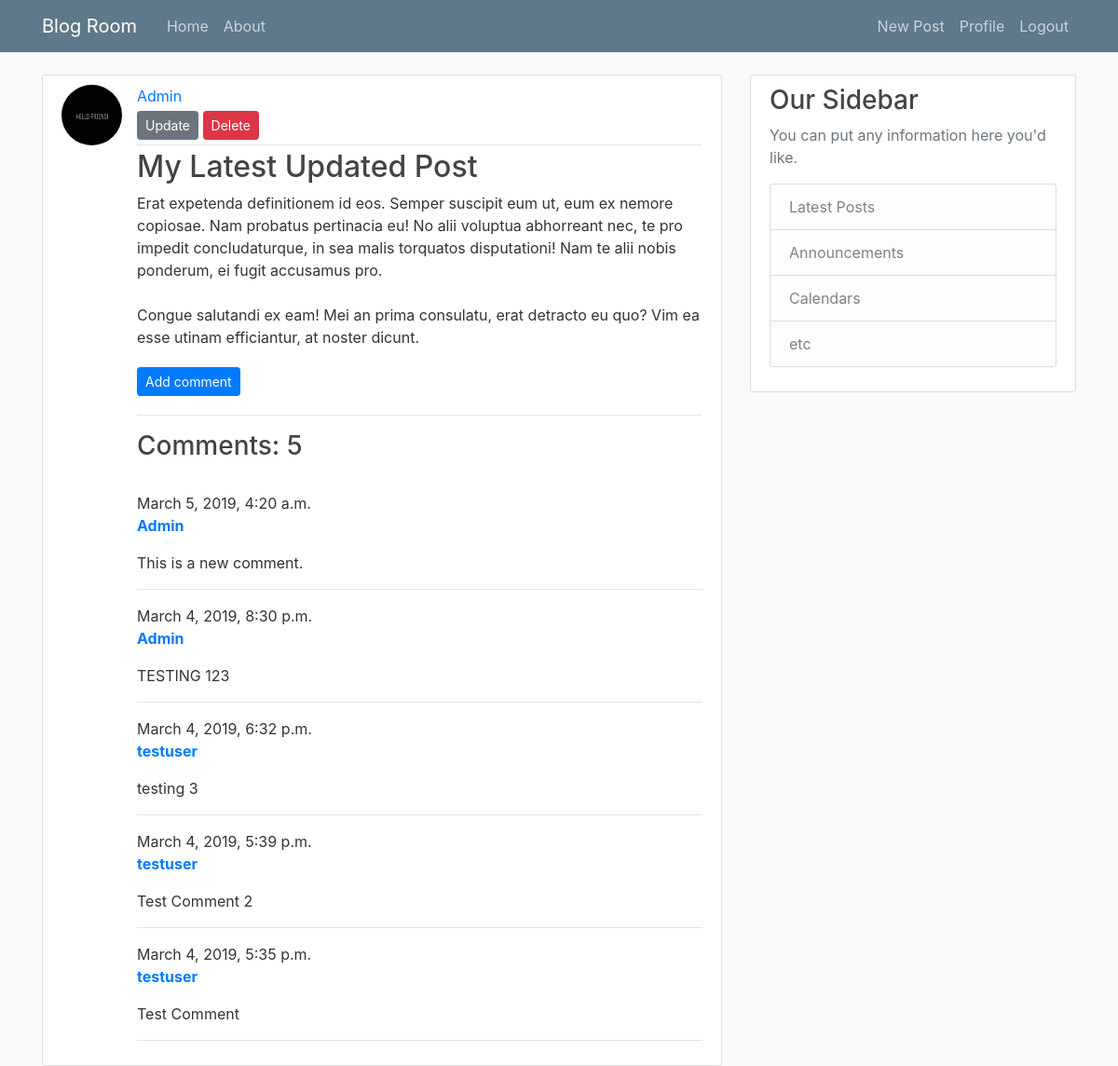
/post/29 (signed in), run on an earlier commit of the app's database.
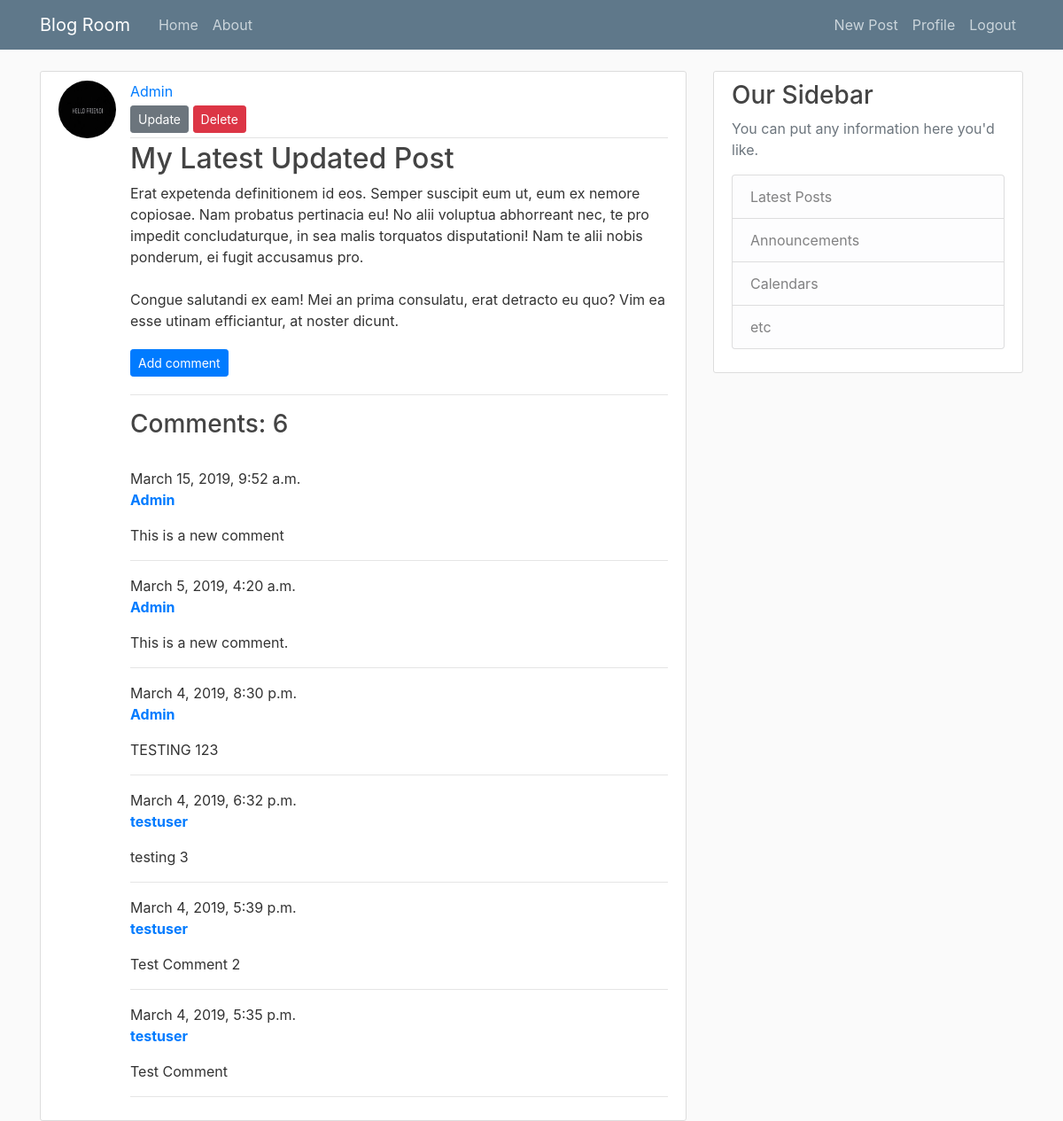
And on a later commit of the database.
### blog/models.py (models this page shows, shortened)
class Post(models.Model):
    title=models.CharField(max_length=100)
    contents=models.TextField()
    date_posted=models.DateTimeField(default=timezone.now)
    author=models.ForeignKey(User, on_delete=models.CASCADE)
    def approved_comments(self):
        return self.comments.filter(approved_comment=True)

class Comment(models.Model):
    post = models.ForeignKey('blog.post', on_delete=models.CASCADE, related_name='comments')
    author = models.CharField(max_length=200)
    text = models.TextField()
    created_date = models.DateTimeField(default=timezone.now)
    approved_comment = models.BooleanField(default=True)

### users/models.py (models this page shows, shortened)
class Profile(models.Model):
    user = models.OneToOneField(User, on_delete=models.CASCADE)
    image = models.ImageField(default='default.jpg', upload_to='profile_pics')

### blog/views.py (the view)
# urls.py: path('post/<int:pk>', PostDetailView.as_view(), name='post-detail'),
class PostDetailView(DetailView):
    model = Post

### blog/templates/blog/post_detail.html (shortened to what this page needs)
{% extends "blog/base.html" %}
{% block content %}
<article class="media content-section">
    <img class="rounded-circle article-img" src="{{ object.author.profile.image.url }}">
    <div class="media-body">
        <div class="article-metadata">
            <a class="mr-2" href="{% url 'user-posts' object.author.username %}">{{ object.author }}</a>
            {% if object.author == user %}
            <div>
                <a class="btn btn-secondary btn-sm mt-1 mb-1" href="{% url 'post-update' object.id %}">Update</a>
                <a class="btn btn-danger btn-sm mt-1 mb-1" href="{% url 'post-delete' object.id %}">Delete</a>
            </div>
            {% endif %}
        </div>
        <h2 class="article-title">{{ object.title }}</h2>
        <p class="article-content">{{ object.contents }}</p>
        {% if user.is_authenticated %}
            <a class="btn btn-primary btn-sm mt-1 mb-1" href="{% url 'add_comment_to_post' pk=post.pk %}">Add comment</a>
            <hr>
        {% else %}
            <strong>Comments: {{ post.approved_comments.count }}</strong>
        {% endif %}
        {% if user.is_authenticated %}
            <h3>Comments: {{ post.approved_comments.count }}</h3>
            <br>
        {% endif %}
        {% for comment in post.comments.all reversed %}
            {% if user.is_authenticated and comment.approved_comment %}
            <div class="comment">
                <div class="date">
                    {{ comment.created_date }}
                </div>
                <a class="mr-2" href="{% url 'user-posts' comment.author %}">
                    <strong>{{ comment.author }}</strong>
                </a>
                <p>{{ comment.text|linebreaks }}</p>
            </div>
            <hr>
            {% endif %}
            {% empty %}
            <p style="margin: 20px 0px 20px 0px;">Be the first one to comment!</p>
        {% endfor %}
    </div>
</article>
{% endblock content %}

### blog/templates/blog/base.html (shortened to what this page needs)
{% load static %}
<!DOCTYPE html>
<html>
<head>
    <link rel="stylesheet" href="https://stackpath.bootstrapcdn.com/bootstrap/4.3.1/css/bootstrap.min.css"
>
    <link rel="stylesheet" href="{% static 'blog/CSS/main.css' %}">
</head>
<body>
    <header class="site-header">
        <nav class="navbar navbar-expand-md navbar-dark bg-steel fixed-top">
            <div class="container">
                <a class="navbar-brand mr-4" href="{% url 'blog-index' %}">Blog Room</a>
                <div class="collapse navbar-collapse" id="navbarToggle">
                    <div class="navbar-nav mr-auto">
                        <a class="nav-item nav-link" href="{% url 'blog-home' %}">Home</a>
                        <a class="nav-item nav-link" href="{% url 'blog-about' %}">About</a>
                    </div>
                    <div class="navbar-nav">
                        {% if user.is_authenticated %}
                            <a class="nav-item nav-link" href="{% url 'post-create' %}">New Post</a>
                            <a class="nav-item nav-link" href="{% url 'profile' %}">Profile</a>
                            <a class="nav-item nav-link" href="{% url 'logout' %}">Logout</a>
                        {% else %}
                            <a class="nav-item nav-link" href="{% url 'login' %}">Login</a>
                            <a class="nav-item nav-link" href="{% url 'register' %}">Register</a>
                        {% endif %}
                    </div>
                </div>
            </div>
        </nav>
    </header>
    <main role="main" class="container">
        <div class="row">
            <div class="col-md-8">
                {% block content %}{% endblock %}
            </div>
            <div class="col-md-4">
                <div class="content-section">
                    <h3>Our Sidebar</h3>
                    <p class='text-muted'>You can put any information here you'd like.
                        <ul class="list-group">
                            <li class="list-group-item list-group-item-light">Latest Posts</li>
                            <li class="list-group-item list-group-item-light">Announcements</li>
                            <li class="list-group-item list-group-item-light">Calendars</li>
                            <li class="list-group-item list-group-item-light">etc</li>
                        </ul>
                    </p>
                </div>
            </div>
        </div>
    </main>
</body>
</html>

### blog/static/blog/CSS/main.css (style rules this page uses)
body { background: #fafafa; color: #333333; margin-top: 5rem; }
h1, h2, h3, h4, h5, h6 { color: #444444; }
ul { margin: 0; }
.bg-steel { background-color: #5f788a; }
.site-header .navbar-nav .nav-link { color: #cbd5db; }
.content-section { background: #ffffff; padding: 10px 20px; border: 1px solid #dddddd; border-radius: 3px; margin-bottom: 20px; }
.article-title { color: #444444; }
.article-content { white-space: pre-line; }
.article-img { height: 65px; width: 65px; margin-right: 16px; }
.article-metadata { padding-bottom: 1px; margin-bottom: 4px; border-bottom: 1px solid #e3e3e3 }

What changed in the data, as far as the page shows it:
computed for Post "My Latest Updated Post": approved_comments.count "5" → "6"
added Comment: created_date "March 15, 2019, 9:52 a.m.", author "Admin", text "This is a new comment"
